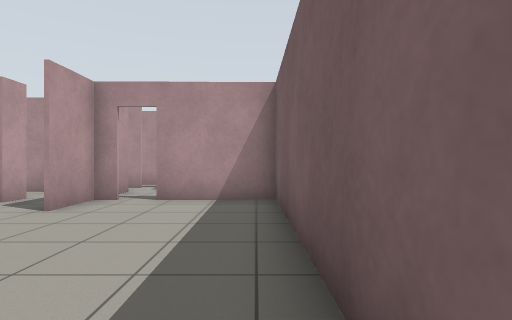
[1] (above)

19 first-person views from a walk through a Gazebo world. The camera is 0.94 m above the floor, looks level and sees 80° across. The floor is counted in squares, 1 m on a side. Each view is taken from the middle of a square. On the plan, view 1 faces up. The plan holds only what a view shows up to about 11 squares ahead; the rest is blank. The robots in the file are not drawn. Gazebo's built-in surfaces are drawn with simple patterns.

[2]
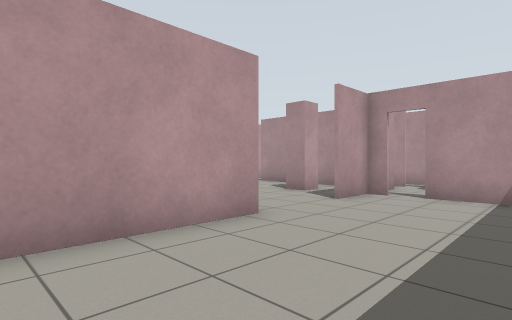

[3]
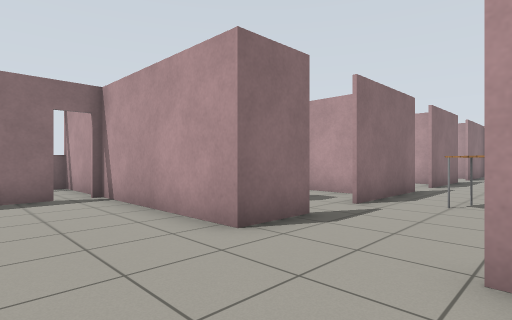

[4]
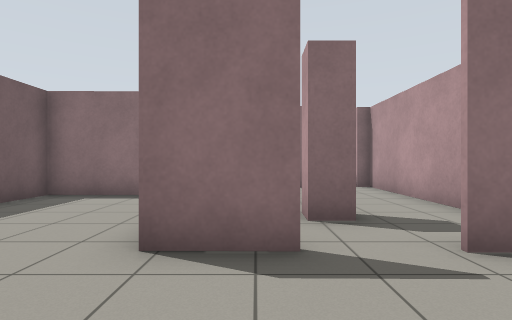

[5]
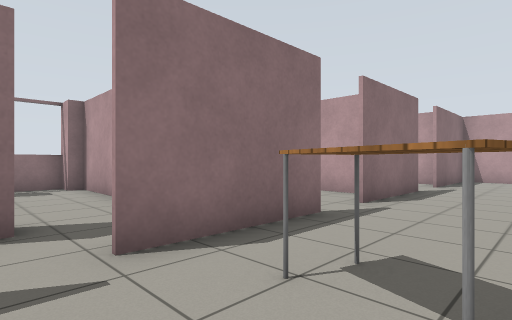

[6]
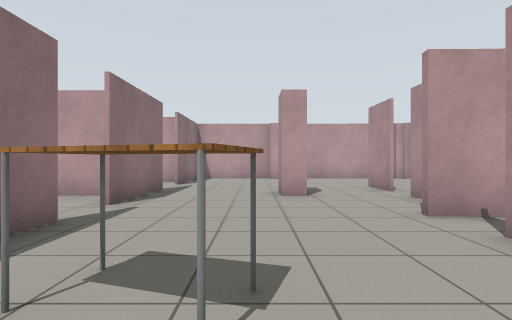

[7]
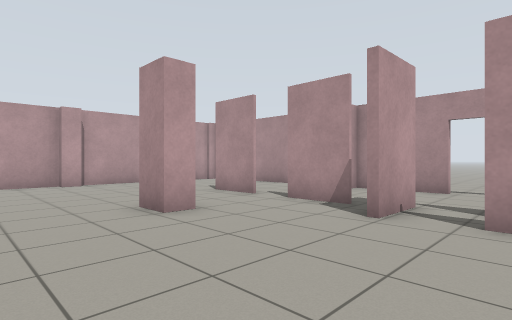

[8]
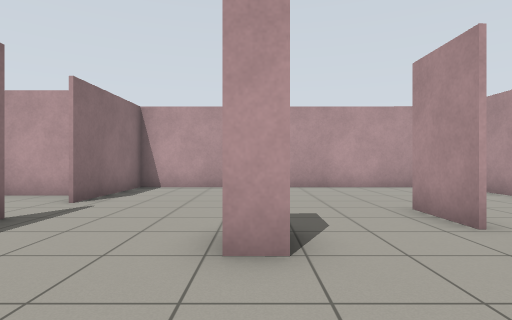

[9]
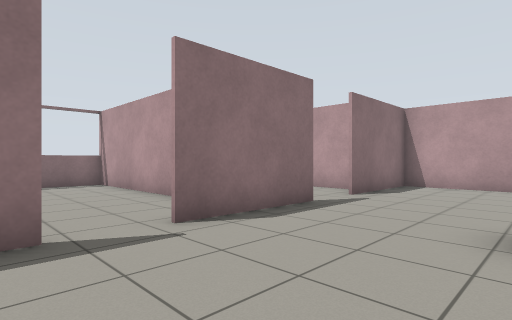

[10]
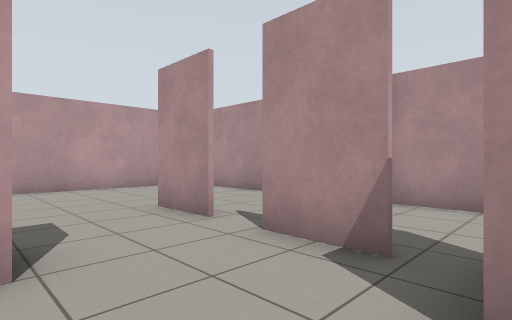

[11]
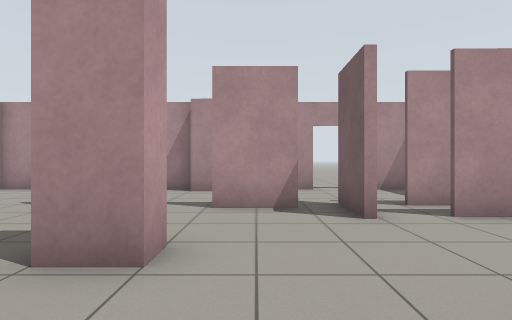

[12]
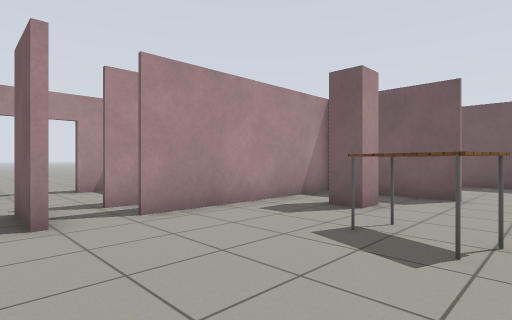

[13]
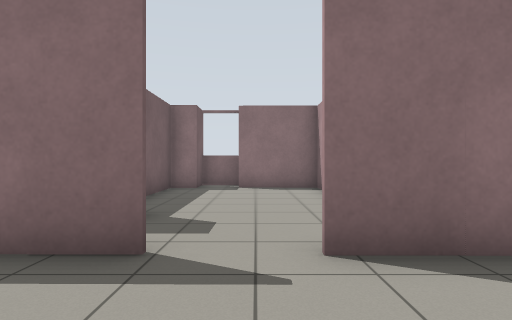

[14]
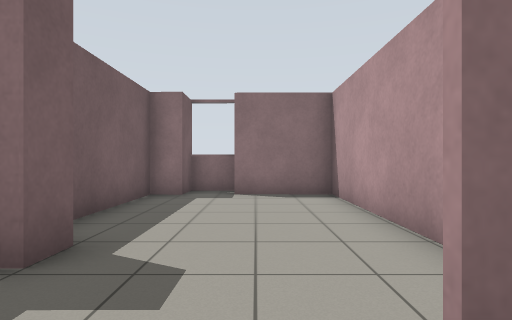

[15]
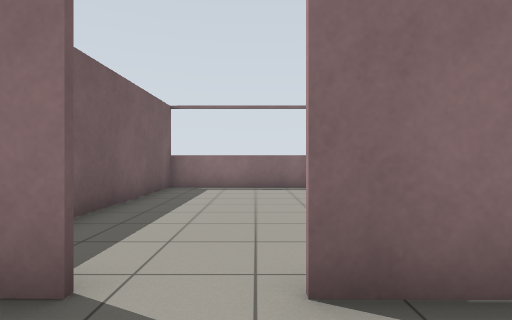

[16]
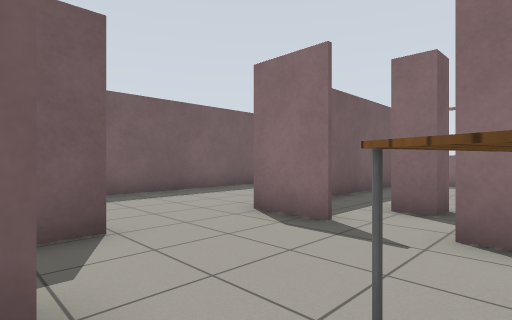

[17]
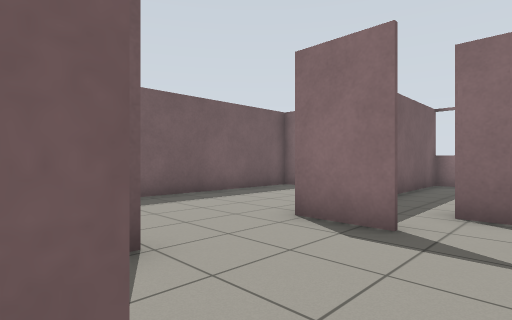

[18]
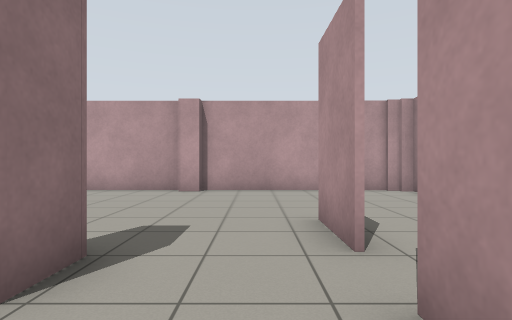

[19]
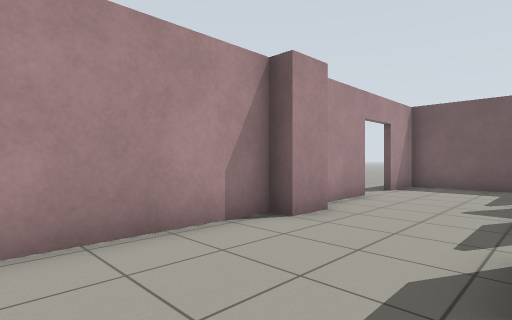

### Floor plan
Points are (right, up) in squares from view 1. A wall is a line through its corners. A room is listed if a view was taken in it or the views show most of it. See-through windows are left out.
Room 1 (views 1, 2, 3)
walls: (-3.8, 2.9) (-3.7, -2); (-2.7, -2.2) (0.6, -2.2) (0.5, 7.2) (-2.4, 7.2); (-3.2, 7.2) (-3.9, 7.2) (-3.8, 5.6)
ways out: opening at (-4, 4.5) to room 2; open door at (-3, -2); open door at (-3, 7)
Room 2 (views 4, 5, 6, 7, 8, 9, 10, 11, 12, 13, 14, 15, 16, 17, 18, 19)
walls: (-15, 7.3) (-14, 7.3) (-14, 6.7) (-14.9, 6.7); (-15, 10) (-16.9, 10); (-12.1, 10) (-13.9, 10); (-11.3, 8.8) (-11.2, 10.5); (-11, 10.5) (-11.1, 8.8); (-16, 3) (-12.3, 3); (-8.9, 10.3) (-9.9, 10.3); (-10.7, 2.9) (-7.1, 2.9); (-11.1, 13.7) (-13.9, 13.7) (-13.9, 13.2) (-14.8, 13.2) (-14.8, 13.7) (-21.3, 13.7) (-21.3, 13); (-7.7, 10.9) (-7.7, 13.7) (-9.5, 13.7); (-21.1, 7.3) (-21.1, 6.6) (-21.5, 6.6) (-21.5, 3) (-17.6, 3); (-5.6, 7.5) (-5.6, 6.7) (-6.3, 6.7) (-6.4, 7.5); (-21.5, 13.1) (-21.5, 7.2); (-5.5, 2.9) (-3.8, 2.9); (-3.8, 9) (-9.8, 9); (-3.9, 5.5) (-3.9, 7.5)
ways out: opening at (-4, 4.5) to room 1; opening at (-11.5, 3) to room 3; opening at (-6.5, 3) to room 4; opening at (-16.5, 3) to room 5; open door at (-10.5, 14); gap at (-14.5, 10); gap at (-12, 10); gap at (-10, 10)
objects: table (-8, 5) to (-8, 6)
Room 3 (no view inside)
walls: (-14, 2.1) (-14.1, -4.6); (-9.1, -5.4) (-9, 0.1)
low walls: (-13.7, -5.3) (-9.1, -5.4)
ways out: opening at (-11.5, 3) to room 2
Room 4 (no view inside)
walls: (-6.5, 0.6) (-6.5, 1.3) (-5.8, 1.3) (-5.8, 0.6); (-8.9, 2) (-9, -4.5); (-3.9, -5.4) (-3.9, 0.2)
low walls: (-8.6, -5.4) (-7.3, -5.4); (-5.4, -5.4) (-3.9, -5.4)
ways out: opening at (-6.5, 3) to room 2
Room 5 (no view inside)
walls: (-15, 0.6) (-15, 1.4); (-19.1, 2.2) (-19.1, -4.3) (-16.3, -4.3); (-15.1, -4.4) (-14.1, -4.4) (-14.2, -0.7)
low walls: (-16.4, -5.3) (-15.1, -5.3)
ways out: opening at (-16.5, 3) to room 2

Positions as (right, up) in squares from view 1, and headings:
1: (0, 0), facing up
2: (0, -1), facing up-left
3: (-1, 6), facing down-left
4: (-5, 6), facing down
5: (-6, 6), facing down-left
6: (-6, 6), facing left
7: (-9, 4), facing up-left
8: (-11, 7), facing left
9: (-10, 7), facing down-left
10: (-11, 7), facing up-left
11: (-13, 4), facing up
12: (-12, 4), facing up-right
13: (-17, 6), facing down
14: (-17, 4), facing down
15: (-12, 5), facing down
16: (-8, 7), facing down-right
17: (-7, 7), facing down-right
18: (-12, 9), facing left
19: (-19, 10), facing up-right
